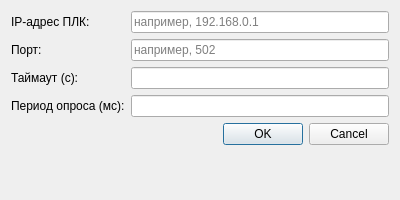
<?xml version="1.0" encoding="UTF-8"?>
<ui version="4.0">
 <class>ConnectionSettingsDialog</class>
 <widget class="QDialog" name="ConnectionSettingsDialog">
  <property name="geometry">
   <rect>
    <x>0</x>
    <y>0</y>
    <width>400</width>
    <height>200</height>
   </rect>
  </property>
  <property name="windowTitle">
   <string>Параметры соединения</string>
  </property>
  <layout class="QFormLayout" name="formLayout">
   <item row="0" column="0">
    <widget class="QLabel" name="labelHost">
     <property name="text">
      <string>IP-адрес ПЛК:</string>
     </property>
    </widget>
   </item>
   <item row="0" column="1">
    <widget class="QLineEdit" name="ed_host">
     <property name="placeholderText">
      <string>например, 192.168.0.1</string>
     </property>
    </widget>
   </item>
   <item row="1" column="0">
    <widget class="QLabel" name="labelPort">
     <property name="text">
      <string>Порт:</string>
     </property>
    </widget>
   </item>
   <item row="1" column="1">
    <widget class="QLineEdit" name="ed_port">
     <property name="placeholderText">
      <string>например, 502</string>
     </property>
    </widget>
   </item>
   <item row="2" column="0">
    <widget class="QLabel" name="labelTimeout">
     <property name="text">
      <string>Таймаут (с):</string>
     </property>
    </widget>
   </item>
   <item row="2" column="1">
    <widget class="QLineEdit" name="ed_timeout"/>
   </item>
   <item row="3" column="0">
    <widget class="QLabel" name="labelPoll">
     <property name="text">
      <string>Период опроса (мс):</string>
     </property>
    </widget>
   </item>
   <item row="3" column="1">
    <widget class="QLineEdit" name="ed_poll"/>
   </item>
   <item row="4" column="0" colspan="2">
    <widget class="QDialogButtonBox" name="buttonBox">
     <property name="orientation">
      <enum>Qt::Horizontal</enum>
     </property>
     <property name="standardButtons">
      <set>QDialogButtonBox::Cancel|QDialogButtonBox::Ok</set>
     </property>
    </widget>
   </item>
  </layout>
 </widget>
 <resources/>
 <connections>
  <connection>
   <sender>buttonBox</sender>
   <signal>accepted()</signal>
   <receiver>ConnectionSettingsDialog</receiver>
   <slot>accept()</slot>
   <hints>
    <hint type="sourcelabel">
     <x>20</x>
     <y>20</y>
    </hint>
    <hint type="destinationlabel">
     <x>20</x>
     <y>20</y>
    </hint>
   </hints>
  </connection>
  <connection>
   <sender>buttonBox</sender>
   <signal>rejected()</signal>
   <receiver>ConnectionSettingsDialog</receiver>
   <slot>reject()</slot>
   <hints>
    <hint type="sourcelabel">
     <x>20</x>
     <y>20</y>
    </hint>
    <hint type="destinationlabel">
     <x>20</x>
     <y>20</y>
    </hint>
   </hints>
  </connection>
 </connections>
</ui>
